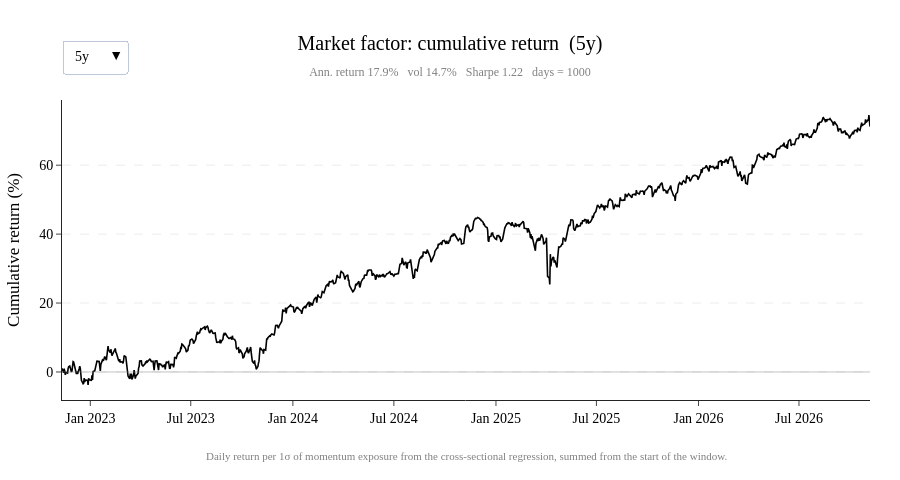

Notebook source saved alongside this figure:
### Markdown cell above
### Fama-French Factors: Background

**Three-factor model (Fama and French, 1993):**

$$
r_{i,t} - r_{f,t} = \alpha_i + \beta_i \,(\text{Mkt} - r_f)_t + s_i \, \text{SMB}_t + h_i \, \text{HML}_t + \varepsilon_{i,t}
$$

- **Mkt − RF**: market return above the risk-free rate (the CAPM factor)
- **SMB** (Small Minus Big): small stocks minus big stocks, the size effect
- **HML** (High Minus Low): high book-to-market (value) minus low book-to-market (growth), the value effect

Motivation: CAPM couldn't explain why small and value stocks historically earned more than their market betas implied. SMB and HML absorbed most of these anomalies.

**Extensions:**
- **Carhart four-factor (1997)**: adds momentum (**UMD** / **MOM**), built on 12-1 month returns
- **Fama-French five-factor (2015)**: adds **RMW** (robust minus weak profitability) and **CMA** (conservative minus aggressive investment, i.e. low vs high asset growth)

**Construction (portfolio sorts):**
1. Each June, sort all US stocks (NYSE, AMEX, Nasdaq) by size (NYSE median) and book-to-market (30th / 70th percentiles)
2. Form 6 value-weighted portfolios (2 size × 3 value)
3. **SMB** = average of 3 small − average of 3 big; **HML** = average of 2 high-B/M − average of 2 low-B/M
4. Book equity from the prior fiscal year, lagged at least six months (their point-in-time safeguard)

Daily factor returns are published free on Kenneth French's Data Library, back to 1926.

## Classic Fama-French vs Our Barra-Style Version

**The core flip:** Fama-French **observes** factor returns (sorted portfolios) and **estimates** each stock's exposures by time-series regression. Barra-style **knows** each stock's exposures (its characteristics) and **estimates** factor returns by cross-sectional regression each day.

| | Classic Fama-French | Our Barra-style version |
|---|---|---|
| Factor returns | Returns of long-short sorted portfolios | Daily cross-sectional regression slopes |
| Stock exposures | Time-series betas on the factors | Z-scored characteristics (log size, log B/P, 12-1 momentum) |
| Exposure shape | Coarse buckets (median, terciles) | Continuous z-scores: every stock's exact position counts |
| Weighting | Value-weighted portfolios | Equal-weighted OLS (every stock counts the same) |
| Controls | Double sort controls size within value only | Joint regression: each factor is pure, net of all others |
| Rebalancing | Annually (June) | Daily |
| Point-in-time | Fixed 6-month accounting lag | SEC filing dates |
| Value measure | Book equity / December market cap | Log book equity / current market cap |
| Market factor | Value-weighted market minus T-bills | Cross-sectional intercept: return of an average, style-neutral stock |
| Universe | All US stocks, NYSE breakpoints | Today's S&P 500 (survivorship bias) |

**Consequences to keep in mind:**
- Our factor returns are **pure**: e.g. our value return is net of size and momentum, while HML is only size-neutral
- Our results lean toward **large caps** (S&P only) and weight **every stock equally**, so they won't match the published factors exactly; correlation with them is the sanity check
- Profitability (RMW) and investment (CMA) need EDGAR income statement and asset-growth data before the five-factor version is complete

### Code cell
ff_exp = {"Size": z_size, "Value": z_val, "Momentum": z_mom}
res_ff = factors.cs_regression_multi(returns, ff_exp)            # intercept = market

ff = pd.DataFrame({
    "Market": res_ff["intercept"],
    "SMB": -res_ff["Size"],
    "HML": res_ff["Value"],
    "UMD": res_ff["Momentum"],
})

plotting.plot_factor_returns(ff["Market"], name="Market")

### Figure 1 — Plotly figure (JSON) as saved in the notebook; plotly's stock layout.template omitted (floating-point values rounded to 4 significant figures; data arrays with more than 128 entries replaced by an {"elided": "..."} marker saying what was removed)
{"data": [{"line": {"color": "black", "width": 1.6}, "mode": "lines", "name": "Market", "type": "scatter", "visible": true, "x": {"elided": "1000 str values"}, "y": {"elided": "1000 float values"}}, {"line": {"color": "black", "width": 1.6}, "mode": "lines", "name": "Market", "type": "scatter", "visible": false, "x": {"elided": "754 str values"}, "y": {"elided": "754 float values"}}, {"line": {"color": "black", "width": 1.6}, "mode": "lines", "name": "Market", "type": "scatter", "visible": false, "x": {"elided": "252 str values"}, "y": {"elided": "252 float values"}}, {"line": {"color": "black", "width": 1.6}, "mode": "lines", "name": "Market", "type": "scatter", "visible": false, "x": {"elided": "129 str values"}, "y": {"elided": "129 float values"}}], "layout": {"annotations": [{"font": {"color": "gray", "family": "Times New Roman", "size": 11}, "showarrow": false, "text": "Daily return per 1σ of momentum exposure from the cross-sectional regression, summed from the start of the window.", "x": 0.5, "xanchor": "center", "xref": "paper", "y": -0.16, "yanchor": "top", "yref": "paper"}], "font": {"color": "black", "family": "Times New Roman", "size": 14}, "height": 480, "hovermode": "x unified", "legend": {"orientation": "h", "x": 1, "xanchor": "right", "y": 1.02, "yanchor": "bottom"}, "margin": {"b": 80, "l": 60, "r": 30, "t": 100}, "shapes": [{"line": {"color": "gray", "width": 0.8}, "opacity": 0.6, "type": "line", "x0": 0, "x1": 1, "xref": "x domain", "y0": 0, "y1": 0, "yref": "y"}], "title": {"text": "Market factor: cumulative return  (5y)<br><span style='font-size:12px;color:gray'>Ann. return 17.9%   vol 14.7%   Sharpe 1.22   days = 1000</span>", "x": 0.5}, "updatemenus": [{"active": 0, "bgcolor": "white", "buttons": [{"args": [{"visible": [true, false, false, false]}, {"title.text": "Market factor: cumulative return  (5y)<br><span style='font-size:12px;color:gray'>Ann. return 17.9%   vol 14.7%   Sharpe 1.22   days = 1000</span>"}], "label": "5y", "method": "update"}, {"args": [{"visible": [false, true, false, false]}, {"title.text": "Market factor: cumulative return  (3y)<br><span style='font-size:12px;color:gray'>Ann. return 21.4%   vol 14.6%   Sharpe 1.47   days = 754</span>"}], "label": "3y", "method": "update"}, {"args": [{"visible": [false, false, true, false]}, {"title.text": "Market factor: cumulative return  (1y)<br><span style='font-size:12px;color:gray'>Ann. return 18.7%   vol 12.2%   Sharpe 1.54   days = 252</span>"}], "label": "1y", "method": "update"}, {"args": [{"visible": [false, false, false, true]}, {"title.text": "Market factor: cumulative return  (6mo)<br><span style='font-size:12px;color:gray'>Ann. return 16.2%   vol 11.3%   Sharpe 1.44   days = 129</span>"}], "label": "6mo", "method": "update"}], "font": {"color": "black", "family": "Times New Roman", "size": 14}, "x": 0, "xanchor": "left", "y": 1.2, "yanchor": "top"}], "width": 900, "xaxis": {"title": {}}, "yaxis": {"gridcolor": "rgba(0,0,0,0.08)", "griddash": "dash", "showgrid": true, "title": {"text": "Cumulative return (%)"}}}}
